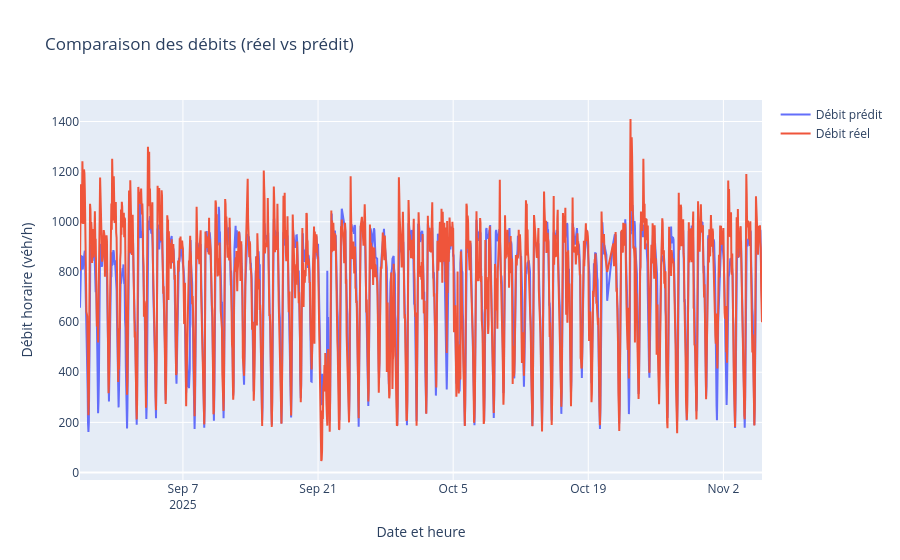

Write notebook code for a chart like this one.
### Code cell
time_index = df_final.loc[X_test.index, 'Date et heure de comptage']

fig = go.Figure()
fig.add_trace(go.Scatter(
    x=time_index,
    y=y_pred,
    mode='lines',
    name='Débit prédit'
))
fig.add_trace(go.Scatter(
    x=time_index,
    y=y_test,
    mode='lines',
    name='Débit réel'
))

fig.update_layout(
    title="Comparaison des débits (réel vs prédit)",
    xaxis_title="Date et heure",
    yaxis_title="Débit horaire (véh/h)",
    hovermode='x unified'
)

fig.show()

### Figure 1 — Plotly figure (JSON) as saved in the notebook; plotly's stock layout.template omitted (floating-point values rounded to 4 significant figures; data arrays with more than 128 entries replaced by an {"elided": "..."} marker saying what was removed)
{"data": [{"mode": "lines", "name": "Débit prédit", "type": "scatter", "x": {"elided": "1635 str values"}, "y": {"elided": "1635 float values"}}, {"mode": "lines", "name": "Débit réel", "type": "scatter", "x": {"elided": "1635 str values"}, "y": {"elided": "1635 float values"}}], "layout": {"hovermode": "x unified", "title": {"text": "Comparaison des débits (réel vs prédit)"}, "xaxis": {"title": {"text": "Date et heure"}}, "yaxis": {"title": {"text": "Débit horaire (véh/h)"}}}}
